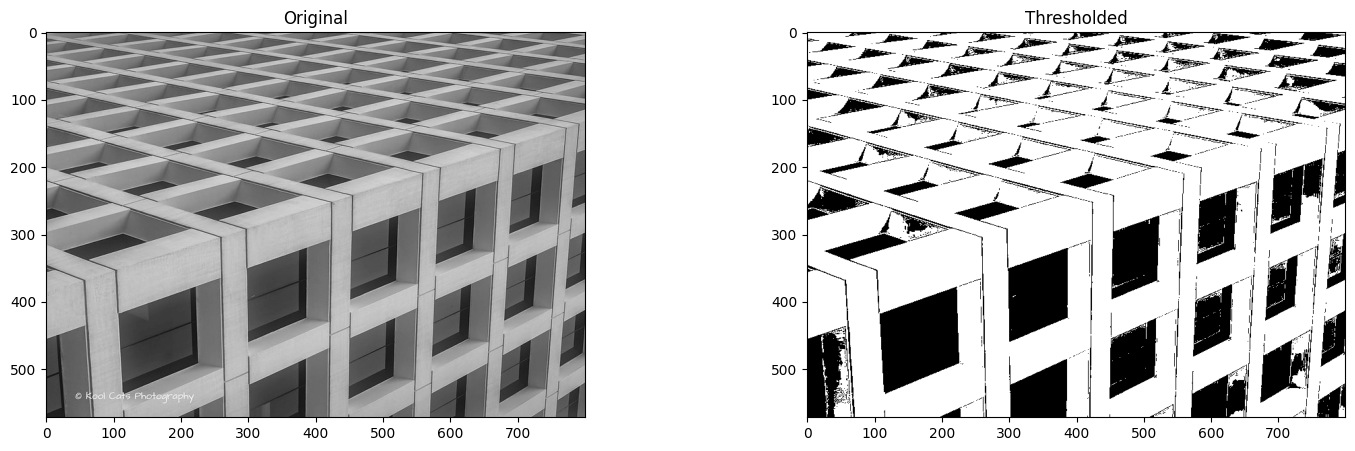
#> input picture Media/construction.png, 1355 x 451 px, found by its file name
$ python 03_threshold.py
#> lines starting #> are read from the running program, lines starting #| are printed output that depends on the picture; after the words box and inside, x2 and y2 are one past the last pixel; in counts of white or black regions, pixels touching at a corner belong together
import cv2 as cv
import matplotlib.pyplot as plt

img_read = cv.imread(r"Media\construction.png", cv.IMREAD_GRAYSCALE)
#> img_read is the input picture: shape (451, 1355); min 0, max 255, mean 190.2
plt.imshow(img_read,cmap="gray")
img_read = img_read[50:400, 0:600]
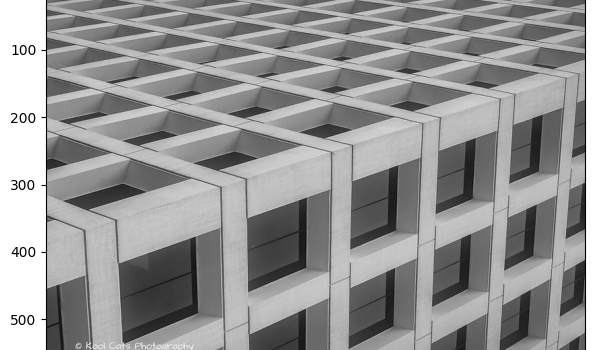
#> img_read: shape (350, 600); min 0, max 255, mean 148.8

retval, img_thresh = cv.threshold(img_read, 100, 255, cv.THRESH_BINARY)
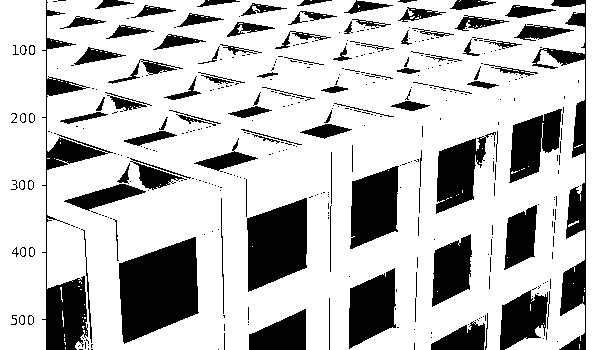
#> img_thresh: shape (350, 600); 75.6% white; 421 black regions (316 under 20 px), largest, box (x1, y1, x2, y2) and area: (119, 237, 199, 344) 6074, (42, 0, 113, 350) 4571, (247, 198, 307, 292) 4231

# Show the images
plt.figure(figsize=[18, 5])

plt.subplot(121);plt.imshow(img_read, cmap="gray");  plt.title("Original")
plt.subplot(122);plt.imshow(img_thresh, cmap="gray");plt.title("Thresholded")
plt.show()
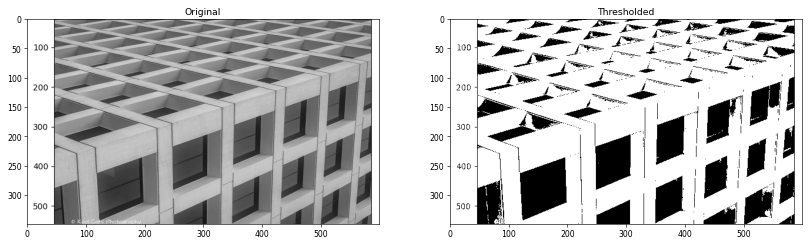
#> figure drawn by matplotlib, 2 panels

$ run again, with Media/fuzzy_cb.png copied over Media/construction.png
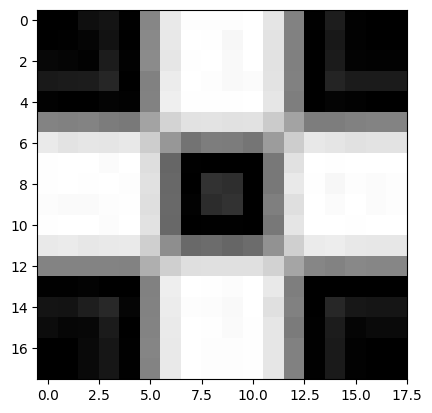
#> input picture Media/fuzzy_cb.png, 432 x 413 px, found by its file name
#> img_read is the input picture: shape (413, 432); min 0, max 255, mean 161.1
#> img_read: shape (350, 432)
#> `retval, img_thresh = cv.threshold(img_read, 100, 255, cv.THRESH_BINARY)`:
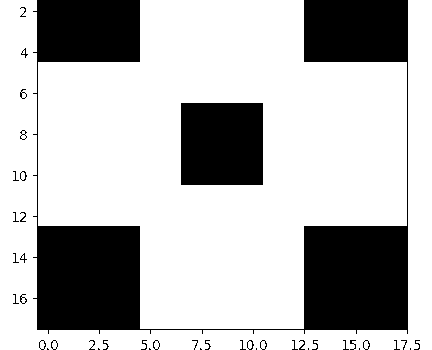
#> img_thresh: shape (350, 432); 72% white; 42 black regions (18 under 20 px), largest, box (x1, y1, x2, y2) and area: (33, 0, 408, 334) 34918, (181, 103, 263, 185) 6724, (20, 294, 27, 304) 29
#> `plt.show()`:
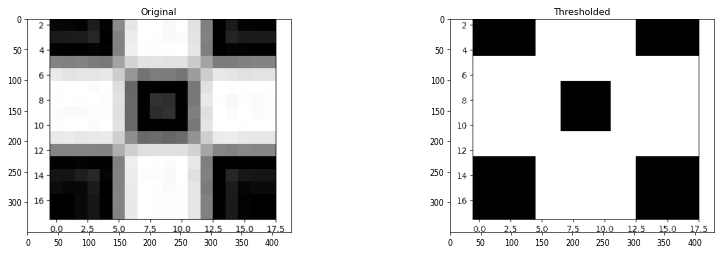
#> figure drawn by matplotlib, 2 panels
